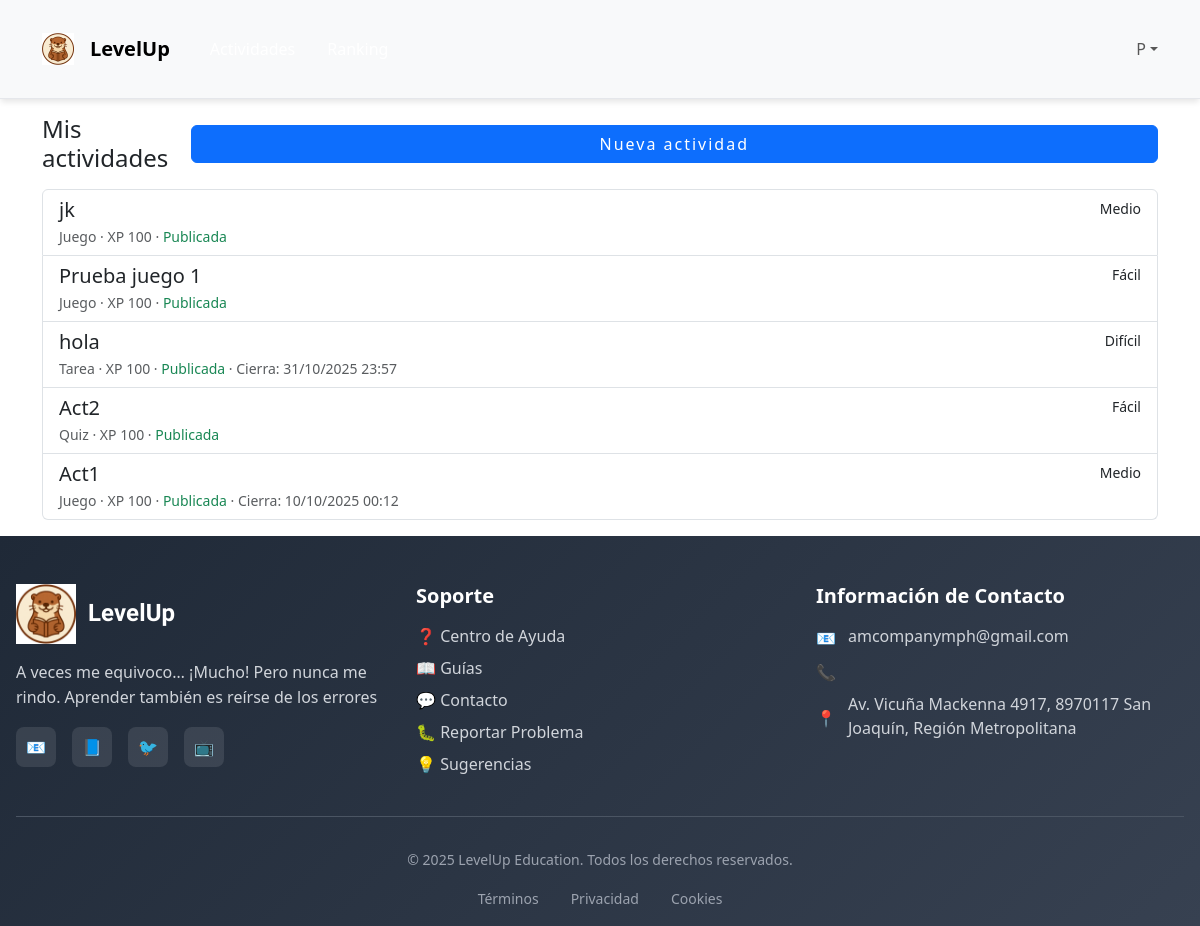
/actividades/docente/ (signed in), run on an earlier commit of the app's database.
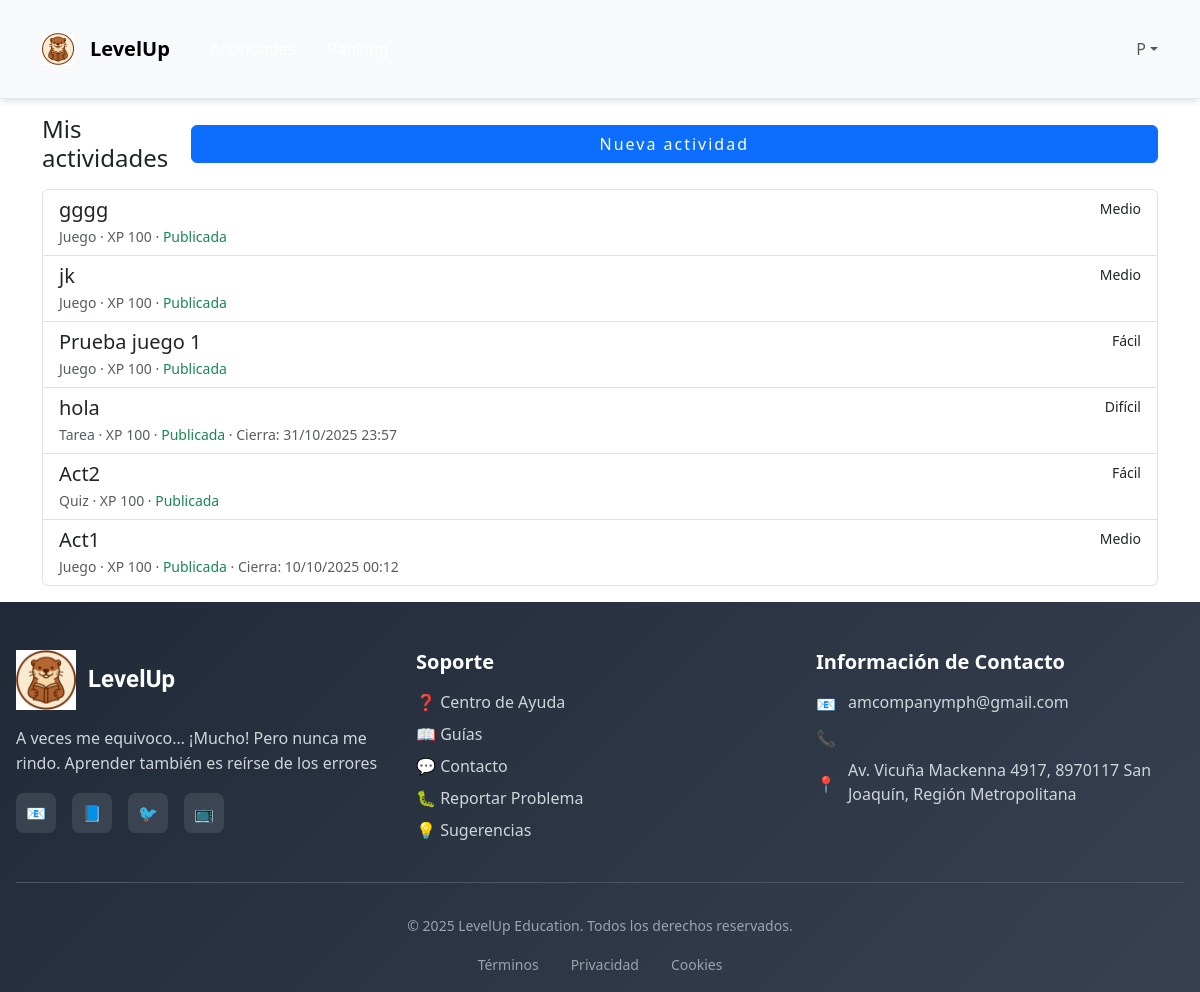
And on a later commit of the database.
### LevelUp/models.py (models this page shows, shortened)
class Actividad(models.Model):
    class Tipo(models.TextChoices):
        QUIZ = "quiz", "Quiz"
        JUEGO = "juego", "Juego"
        VIDEO = "video", "Video"
        TAREA = "tarea", "Tarea"
    class Dificultad(models.IntegerChoices):
        FACIL = 1, "Fácil"
        MEDIO = 2, "Medio"
        DIFICIL = 3, "Difícil"
    titulo = models.CharField(max_length=150)
    descripcion = models.TextField()
    tipo = models.CharField(max_length=20, choices=Tipo.choices)
    dificultad = models.IntegerField(
        choices=Dificultad.choices,
        default=Dificultad.MEDIO,
        validators=[MinValueValidator(1), MaxValueValidator(3)]
    )
    recurso = models.ForeignKey(Recurso, on_delete=models.SET_NULL, null=True, blank=True)
    recompensa = models.ForeignKey(Recompensa, on_delete=models.SET_NULL, null=True, blank=True)
    docente = models.ForeignKey(
        Docente, on_delete=models.SET_NULL, null=True, blank=True, related_name="actividades_creadas"
    )
    es_publicada = models.BooleanField(default=False)
    fecha_publicacion = models.DateTimeField(null=True, blank=True)
    fecha_cierre = models.DateTimeField(null=True, blank=True)
    xp_total = models.PositiveIntegerField(default=100, help_text="XP base proporcional al puntaje obtenido")
    intentos_max = models.PositiveSmallIntegerField(
        default=1,
        validators=[MinValueValidator(1), MaxValueValidator(20)],
        help_text="Número máximo de intentos por estudiante (1–20)."
    )
    estudiantes = models.ManyToManyField(
        'Estudiante', through='AsignacionActividad', related_name='actividades', blank=True
    )

### LevelUp/views.py (the view)
# urls.py: path("actividades/docente/", views.actividades_docente_lista, name="docente_lista"),
@login_required
def actividades_docente_lista(request):
    if not es_docente(request.user):
        raise Http404
    try:
        docente = Docente.objects.get(usuario=request.user)
    except Docente.DoesNotExist:
        raise Http404
    qs = Actividad.objects.filter(docente=docente).order_by("-id")
    return render(request, "LevelUp/actividades/docente_lista.html", {"actividades": qs})

### LevelUp/views.py (called while the page is built)
def es_docente(user) -> bool:
    return getattr(user, "rol", None) == Usuario.Rol.DOCENTE

### LevelUp/templates/LevelUp/actividades/docente_lista.html (shortened to what this page needs)
{% extends "LevelUp/base.html" %}
{% block content %}
<div class="container py-3">
    <div class="d-flex justify-content-between align-items-center mb-3">
        <h1 class="h4 m-0">Mis actividades</h1>
        <a class="btn btn-primary" href="{% url 'crear' %}">Nueva actividad</a>
    </div>
    <div class="list-group">
        {% for a in actividades %}
        <a class="list-group-item list-group-item-action" href="{% url 'actividad_editar' a.pk %}">
            <div class="d-flex w-100 justify-content-between">
                <h5 class="mb-1">{{ a.titulo }}</h5>
                <small class="text-nowrap">{{ a.get_dificultad_display }}</small>
            </div>
            <div class="small text-muted">
                {{ a.get_tipo_display }} · XP {{ a.xp_total }}
                · {% if a.es_publicada %}<span class="text-success">Publicada</span>{% else %}<span
                    class="text-secondary">Borrador</span>{% endif %}
                {% if a.fecha_cierre %}· Cierra: {{ a.fecha_cierre|date:"d/m/Y H:i" }}{% endif %}
            </div>
        </a>
        {% empty %}
        <div class="alert alert-info">Aún no tienes actividades.</div>
        {% endfor %}
    </div>
</div>
{% endblock %}

What changed in the data, as far as the page shows it:
added Actividad: titulo "gggg", dificultad "Medio", tipo "Juego", xp_total "100", es_publicada "Publicada"
